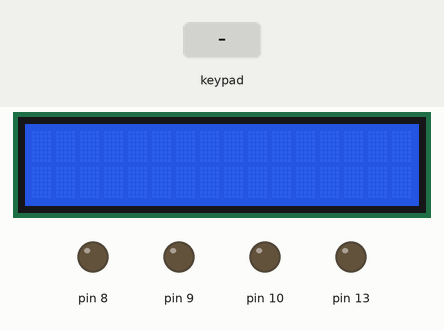
Bench run of a sketch on a simulated Arduino Mega 2560, built with avr-gcc and run on an emulated ATmega2560. On the bench: 16×2 character LCD, output pins drawn as LEDs (lit = HIGH). Inputs (shaded band) come from the test bench.

Above: at 1.2 s.
1.3 s: keypad keys 2 2 2 4 2 6 2 8 # pressed 0.4 s apart
At 5.3 s:
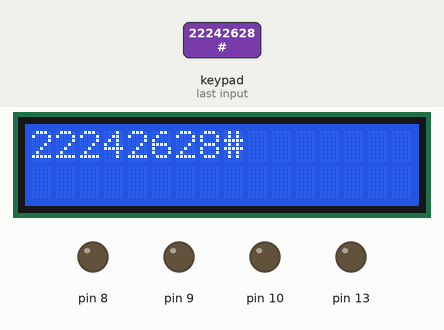
6.4 s: key 'A' pressed
At 7.6 s:
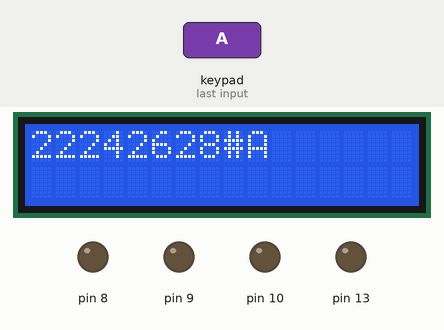
7.9 s: key 'B' pressed
At 9.1 s:
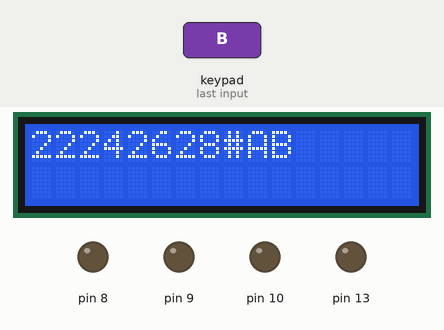
9.4 s: key 'C' pressed
At 10.0 s:
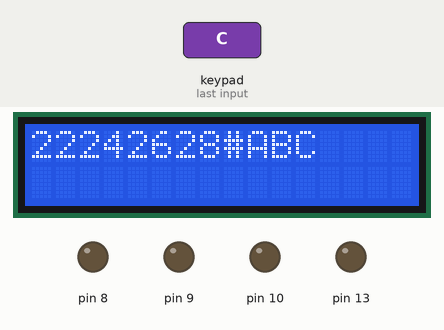
10.9 s: key '*' pressed
At 12.1 s:
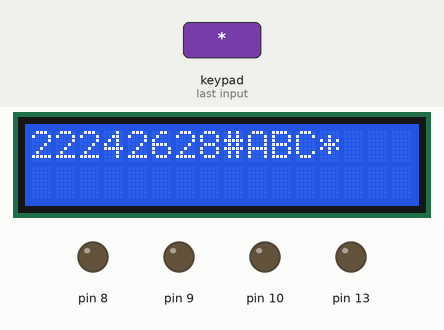
12.4 s: key '#' pressed
At 13.5 s:
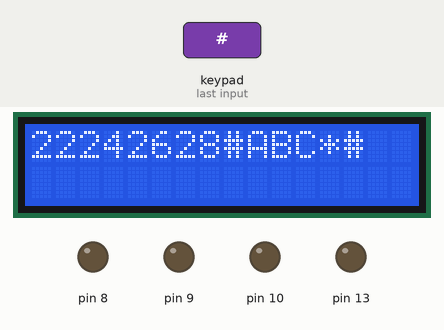
Timing chart, 0 to 14.9 s (numbered marks = the images above; inputs shaded):
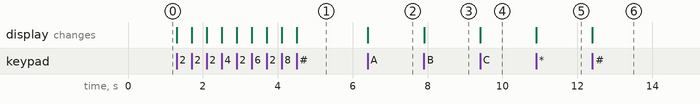

Measured:
- after the input at 1.3 s, the display: first changes at once (image 1 shows a later state)
- after the input at 6.4 s, the display: changes at once (image 2)
- after the input at 7.9 s, the display: changes at once (image 3)
- after the input at 9.4 s, the display: changes at once (image 4)
- after the input at 10.9 s, the display: changes at once (image 5)
- after the input at 12.4 s, the display: changes at once (image 6)

The sketch:

lcd_keypad.ino
```cpp
//Code:
#include <LiquidCrystal.h>
// initialize the library with the numbers of the interface pins
LiquidCrystal lcd(12, 11, 5, 4, 3, 2);//RS,EN,D4,D5,D6,D7
#include <Keypad.h>//header for keypad commands enabling
const byte ROWS = 4; // Four rows
const byte COLS = 4; // Three columns
// Define the Keymap
char keys[ROWS][COLS] = {
  {'1','2','3','A'},
  {'4','5','6','B'},
  {'7','8','9','C'},
  {'*','0','#','D'}
};
// Connect keypad ROW0, ROW1, ROW2 and ROW3 to these Arduino pins.
byte rowPins[ROWS] = { 22, 24, 26, 28 };
// Connect keypad COL0, COL1 and COL2 to these Arduino pins.
byte colPins[COLS] = { 30, 32, 34, 36 };
//  Create the Keypad
Keypad kpd = Keypad( makeKeymap(keys), rowPins, colPins, ROWS, COLS );
void setup()
{
  for(int k=8;k<14;k++)
  {
    pinMode(k,OUTPUT);//pins 8-14 are enabled as output
  }
  lcd.begin(16, 2);//initializing LCD
}
void loop()
{
  char key = kpd.getKey(); //storing pressed key value in a char
  if (key != NO_KEY)
{
      lcd.print(key); //showing pressed character on LCD
  }
}
```
